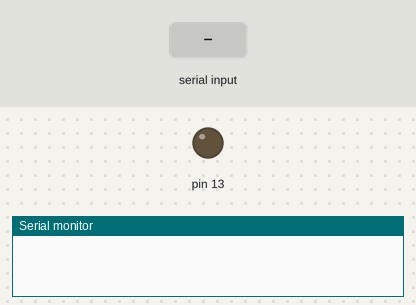
A sketch run on a simulated Arduino Mega 2560, built with avr-gcc and run on an emulated ATmega2560. Shown: output pins drawn as LEDs (lit = HIGH), the last lines printed to the serial monitor. The test bench sets the inputs (shaded band).

Above: at 1.2 s.
1.3 s: "1" received over the second serial link
At 1.8 s:
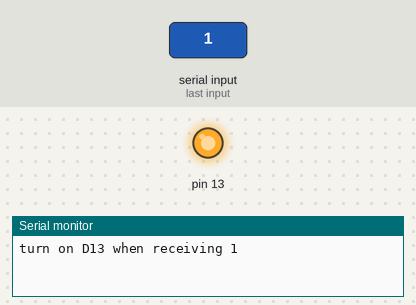
2.8 s: "0" received over the second serial link
At 4.1 s:
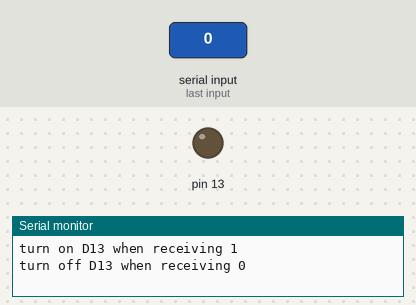
Timing chart, 0 to 5.8 s (numbered marks = the images above; inputs shaded):
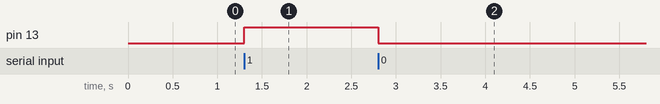

The sketch:

blink.ino
```cpp
//https://labs.mediatek.com/fileMedia/download/87c801b5-d1e6-4227-9a29-b5421f2955ac#nameddest=ConfigTools
void setup() {
  Serial.begin(115200); // open serial connection to USB Serial port(connected to your computer)
  Serial1.begin(57600); // open internal serial connection to MT7688AN
  // in MT7688AN, this maps to device
  pinMode(13, OUTPUT);
}
void loop() {
  int c = Serial1.read(); // read from MT7688AN
  if (c != -1) {
    switch (c) {
      case '0': // turn off D13 when receiving "0"
        digitalWrite(13, 0);
        Serial.println("turn off D13 when receiving 0");
        break;
      case '1': // turn off D13 when receiving "1"
        digitalWrite(13, 1);
        Serial.println("turn on D13 when receiving 1");
        break;
    }
  }
}
```

Measured:
- after the input at 1.3 s, pin 13: LOW → HIGH at once
- after the input at 2.8 s, pin 13: HIGH → LOW at once
